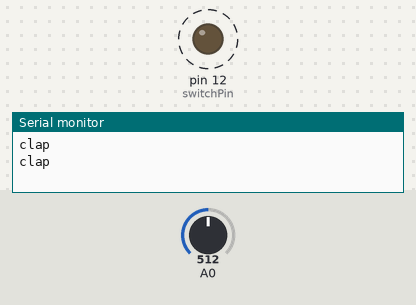
Bench run of a sketch on a simulated Arduino Uno, built with avr-gcc and run on an emulated ATmega328P. On the bench: output pins drawn as LEDs (lit = HIGH), the last lines printed to the serial monitor. Dashed ring = blinking. Inputs (shaded band) come from the test bench; at power-on: A0 = 512.

Above: at 1.8 s.
1.9 s: A0 set to 55
3.5 s: A0 set to 46
At 4.5 s:
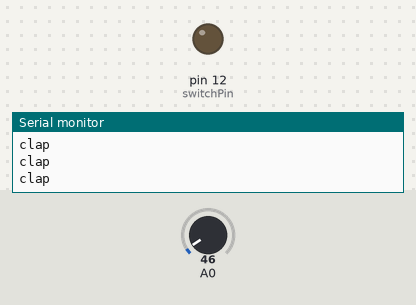
Timing chart, 0 to 6.5 s (numbered marks = the images above; inputs shaded):
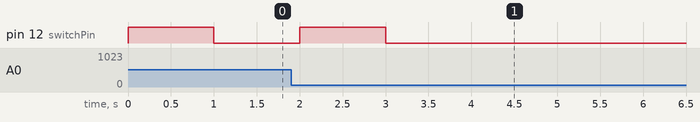

Measured:
- the behaviour switches between 51 and 50 on A0 (found by bisection; images 0 and 1)
- after the input at 3.5 s, pin 12 (switchPin): stops changing and stays LOW

The sketch:

clapper.ino
```cpp
int switchPin = 12;
int minimum = 50;
bool on = false;

void setup() {
  // put your setup code here, to run once:
  Serial.begin (9600);
  pinMode (switchPin, OUTPUT);
}

void loop() {
  // put your main code here, to run repeatedly:
  int sound = analogRead(A0);
  if (sound > minimum){
    Serial.println ("clap");
    if (on) {
     digitalWrite (switchPin, LOW);
    }
    else {
     digitalWrite (switchPin, HIGH);
    }
    on = !on;
    delay (1001);

  }
}
```
